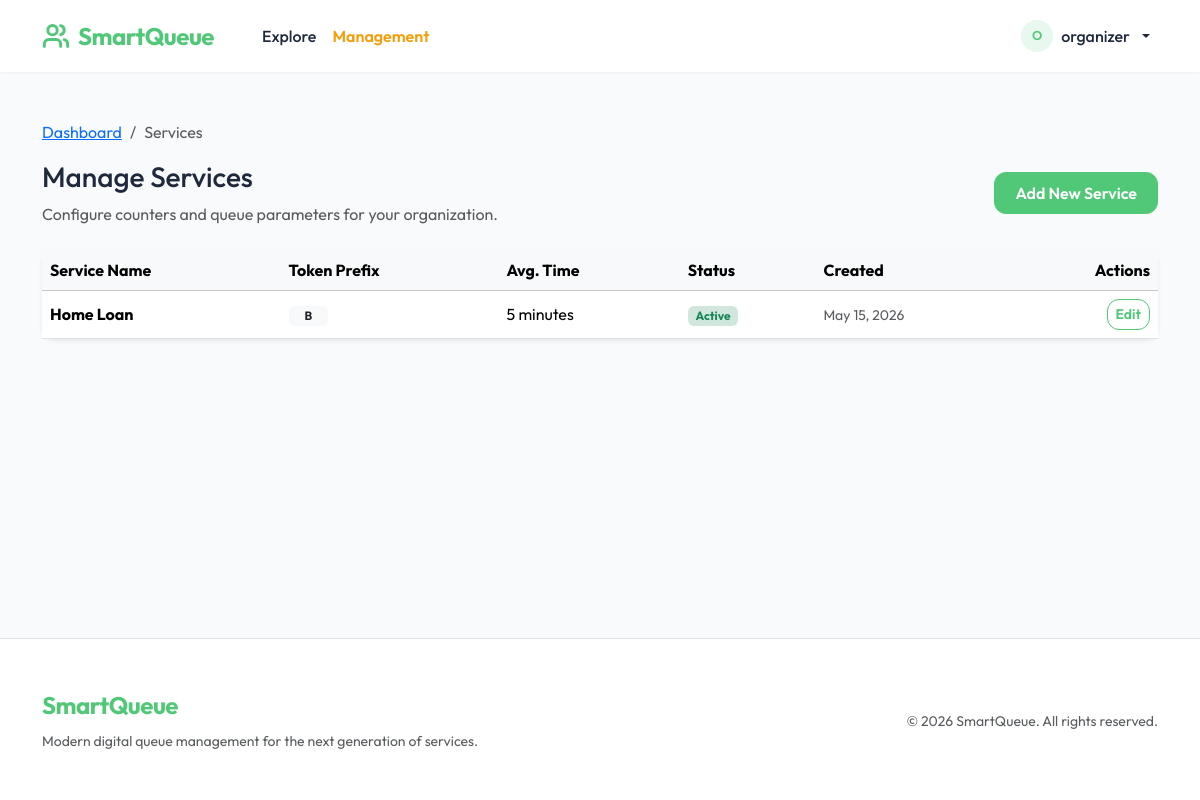
The page /organizer/loan-syste/services/ (signed in) on the database its author committed.
### apps/organizations/models.py (models this page shows, shortened)
class Service(models.Model):
    organization = models.ForeignKey(Organization, on_delete=models.CASCADE, related_name='services')
    name = models.CharField(max_length=200)
    avg_service_time = models.IntegerField(default=10, help_text='Minutes per person')
    token_prefix = models.CharField(max_length=5, default='A')
    is_active = models.BooleanField(default=True)
    created_at = models.DateTimeField(auto_now_add=True)
    class Meta:
        ordering = ['name']

### apps/organizations/organizer_views.py (the view)
# urls.py: path('organizer/<slug:slug>/services/', organizer_views.OrganizerServiceListView.as_view(), name='organizer_service_list'),
class OrganizerServiceListView(OrganizerRequiredMixin, ListView):
    model = Service
    template_name = 'organizations/organizer/service_list.html'
    context_object_name = 'services'
    def get_queryset(self):
        org_slug = self.kwargs.get('slug')
        organization = get_object_or_404(Organization, slug=org_slug)
        return organization.services.all()
    def get_context_data(self, **kwargs):
        context = super().get_context_data(**kwargs)
        org_slug = self.kwargs.get('slug')
        context['organization'] = get_object_or_404(Organization, slug=org_slug)
        return context

### apps/organizations/organizer_views.py (called while the page is built)
    def test_func(self):
        org_slug = self.kwargs.get('slug') or self.kwargs.get('org_slug')
        if not org_slug:
            service_id = self.kwargs.get('service_id')
            if service_id:
                service = get_object_or_404(Service, pk=service_id)
                organization = service.organization
            else:
                return False
        else:
            organization = get_object_or_404(Organization, slug=org_slug)
        return self.request.user.is_staff or organization.organizers.filter(pk=self.request.user.pk).exists()

### apps/templates/organizations/organizer/service_list.html (shortened to what this page needs)
{% extends "base.html" %}
{% block content %}
<nav aria-label="breadcrumb">
    <ol class="breadcrumb">
        <li class="breadcrumb-item"><a href="{% url 'organizations:organizer_dashboard' organization.slug %}">Dashboard</a></li>
        <li class="breadcrumb-item active" aria-current="page">Services</li>
    </ol>
</nav>
<div class="row mb-4 align-items-center">
    <div class="col">
        <h1 class="h3">Manage Services</h1>
        <p class="text-muted mb-0">Configure counters and queue parameters for your organization.</p>
    </div>
    <div class="col-auto">
        <a href="{% url 'organizations:organizer_service_create' organization.slug %}" class="btn btn-primary">Add New Service</a>
    </div>
</div>
<div class="card shadow-sm border-0">
    <div class="card-body p-0">
        <div class="table-responsive">
            <table class="table table-hover align-middle mb-0">
                <thead class="table-light">
                    <tr>
                        <th>Service Name</th>
                        <th>Token Prefix</th>
                        <th>Avg. Time</th>
                        <th>Status</th>
                        <th>Created</th>
                        <th class="text-end">Actions</th>
                    </tr>
                </thead>
                <tbody>
                    {% for service in services %}
                    <tr>
                        <td class="fw-bold">{{ service.name }}</td>
                        <td><span class="badge bg-light text-dark px-3">{{ service.token_prefix }}</span></td>
                        <td>{{ service.avg_service_time }} minutes</td>
                        <td>
                            {% if service.is_active %}
                                <span class="badge bg-success-subtle text-success">Active</span>
                            {% else %}
                                <span class="badge bg-danger-subtle text-danger">Inactive</span>
                            {% endif %}
                        </td>
                        <td><small class="text-muted">{{ service.created_at|date:"M d, Y" }}</small></td>
                        <td class="text-end">
                            <a href="{% url 'organizations:organizer_service_update' organization.slug service.id %}" class="btn btn-sm btn-outline-primary">Edit</a>
                        </td>
                    </tr>
                    {% empty %}
                    <tr>
                        <td colspan="6" class="text-center py-5 text-muted">
                            No services found. Click "Add New Service" to get started.
                        </td>
                    </tr>
                    {% endfor %}
                </tbody>
            </table>
        </div>
    </div>
</div>
{% endblock %}

### apps/templates/base.html (shortened to what this page needs)
{% load static %}
<!DOCTYPE html>
<html lang="en">
<head>
    <link href="https://cdn.jsdelivr.net/npm/bootstrap@5.3.3/dist/css/bootstrap.min.css" rel="stylesheet"
>
    <link rel="stylesheet" href="{% static 'css/style.css' %}">
</head>
<body class="d-flex flex-column min-vh-100">
<nav class="navbar navbar-expand-lg sticky-top">
    <div class="container">
        <a class="navbar-brand" href="{% url 'organizations:organization_list' %}">
            <span class="d-flex align-items-center">
                SmartQueue
            </span>
        </a>
        <div class="collapse navbar-collapse" id="mainNav">
            <ul class="navbar-nav me-auto mb-2 mb-lg-0 ms-lg-4">
                <li class="nav-item">
                    <a class="nav-link {% if request.resolver_match.view_name == 'organizations:organization_list' %}active{% endif %}" href="{% url 'organizations:organization_list' %}">Explore</a>
                </li>
                {% if user.is_authenticated %}
                    {% if user.profile.role == 'organizer' or user.is_staff %}
                        <li class="nav-item">
                            <a class="nav-link fw-semibold" href="{% url 'accounts:profile' %}" style="color: #f59e0b !important;">Management</a>
                        </li>
                    {% endif %}
                {% endif %}
            </ul>
            <ul class="navbar-nav ms-auto align-items-center gap-3">
                {% if user.is_authenticated %}
                    <li class="nav-item dropdown">
                        <a class="nav-link dropdown-toggle d-flex align-items-center gap-2" href="#" role="button" data-bs-toggle="dropdown" aria-expanded="false">
                            <div class="bg-primary-light text-primary rounded-circle d-flex align-items-center justify-content-center" style="width: 32px; height: 32px; font-weight: 600; font-size: 0.8rem;">
                                {{ user.username|first|upper }}
                            </div>
                            <span>{{ user.username }}</span>
                        </a>
                    </li>
                {% endif %}
            </ul>
        </div>
    </div>
</nav>
<main class="flex-grow-1 py-5">
    <div class="container animate-fade-in">
        {% block content %}{% endblock %}
    </div>
</main>
<footer class="py-5 bg-white border-top mt-5">
    <div class="container">
        <div class="row align-items-center">
            <div class="col-md-6 text-center text-md-start">
                <div class="navbar-brand mb-2 d-block">SmartQueue</div>
                <p class="text-muted small mb-md-0">Modern digital queue management for the next generation of services.</p>
            </div>
            <div class="col-md-6 text-center text-md-end">
                <span class="text-muted small">&copy; 2026 SmartQueue. All rights reserved.</span>
            </div>
        </div>
    </div>
</footer>
</body>
</html>

### static/css/style.css (style rules this page uses)
:root { --primary-color: #50c878; --primary-hover: #45b068; --primary-light: #e8f8ee; --secondary-color: #64748b; --bg-color: #f8fafc; --card-bg: #ffffff; --text-main: #1e293b; --text-muted: #64748b; --border-radius: 12px; --shadow-sm: 0 1px 2px 0 rgb(0 0 0 / 0.05); --shadow-md: 0 4px 6px -1px rgb(0 0 0 / 0.1), 0 2px 4px -2px rgb(0 0 0 / 0.1); --shadow-lg: 0 10px 15px -3px rgb(0 0 0 / 0.1), 0 4px 6px -4px rgb(0 0 0 / 0.1); }
body { background-color: var(--bg-color); color: var(--text-main); font-family: 'Outfit', sans-serif; -webkit-font-smoothing: antialiased; }
.navbar { background-color: var(--card-bg) !important; box-shadow: var(--shadow-sm); padding: 0.75rem 0; }
.navbar-brand { color: var(--primary-color) !important; font-weight: 700 !important; font-size: 1.5rem; letter-spacing: -0.5px; }
.nav-link { color: var(--text-main) !important; font-weight: 500; transition: color 0.2s ease; }
.btn-primary { background-color: var(--primary-color) !important; border-color: var(--primary-color) !important; border-radius: var(--border-radius); font-weight: 600; padding: 0.5rem 1.25rem; transition: all 0.2s ease; }
.btn-outline-primary { color: var(--primary-color) !important; border-color: var(--primary-color) !important; border-radius: var(--border-radius); font-weight: 600; }
.card { border: none !important; border-radius: var(--border-radius) !important; box-shadow: var(--shadow-sm); transition: transform 0.2s ease, box-shadow 0.2s ease; }
.text-primary { color: var(--primary-color) !important; }
.bg-primary-light { background-color: var(--primary-light) !important; }
.animate-fade-in { animation: fadeIn 0.4s ease forwards; }

### rows shown on the page
Service: name "Home Loan", token_prefix "B", avg_service_time "5", is_active "Active", created_at "May 15, 2026"

### other values the page prints
{{ user.username|first|upper }} "O"
{{ user.username }} "organizer"
